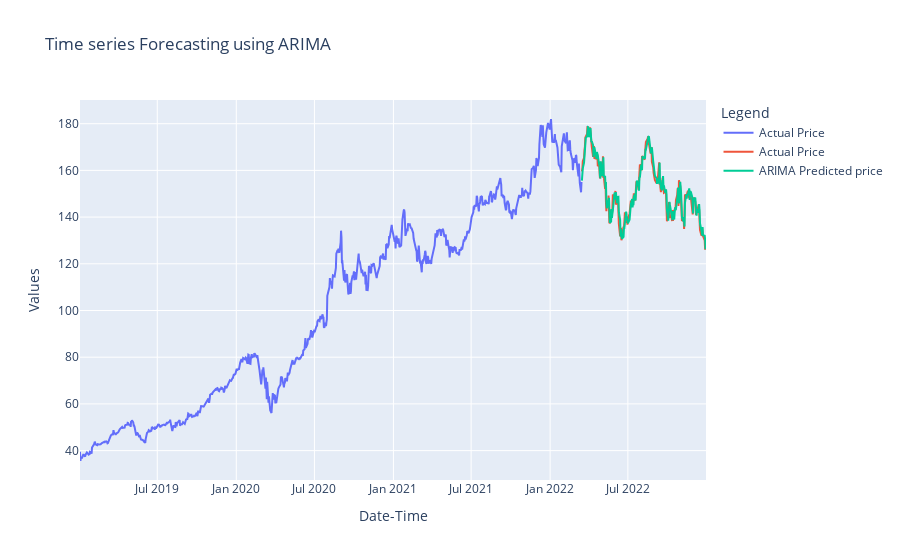

Here is the notebook cell this chart was saved with:
### Code cell
fig = go.Figure()
fig.add_trace(go.Scatter(x=train.Date, y=train.Close, mode='lines', name='Actual Price'))
fig.add_trace(go.Scatter(x=validation.Date, y=validation.Close, mode='lines', name='Actual Price'))
fig.add_trace(go.Scatter(x=validation.Date, y=validation.Predictions, mode='lines', name='ARIMA Predicted price'))
fig.update_layout(
        title="Time series Forecasting using ARIMA",
        xaxis_title="Date-Time",
        yaxis_title="Values",
        legend_title="Legend",
)
fig.show()

### Figure 1 — Plotly figure (JSON) as saved in the notebook; plotly's stock layout.template omitted (floating-point values rounded to 4 significant figures; data arrays with more than 128 entries replaced by an {"elided": "..."} marker saying what was removed)
{"data": [{"mode": "lines", "name": "Actual Price", "type": "scatter", "x": {"elided": "807 str values"}, "y": {"elided": "807 float values"}}, {"mode": "lines", "name": "Actual Price", "type": "scatter", "x": {"elided": "201 str values"}, "y": {"elided": "201 float values"}}, {"mode": "lines", "name": "ARIMA Predicted price", "type": "scatter", "x": {"elided": "201 str values"}, "y": {"elided": "201 float values"}}], "layout": {"legend": {"title": {"text": "Legend"}}, "title": {"text": "Time series Forecasting using ARIMA"}, "xaxis": {"title": {"text": "Date-Time"}, "type": "date", "range": ["2019-01-02", "2022-12-30"], "autorange": true}, "yaxis": {"title": {"text": "Values"}, "type": "linear", "range": [27.41, 190.1], "autorange": true}, "autosize": true}}
